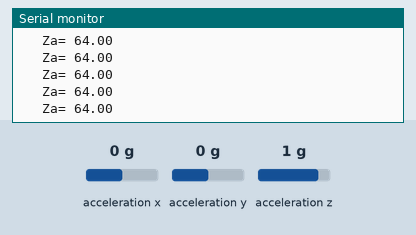
Recording of a sketch running on a simulated Arduino Uno, built with avr-gcc and run on an emulated ATmega328P. On the bench: the last lines printed to the serial monitor. Wiring (inferred from the names in the program): ADXL345 accelerometer at I2C address 0x1D. Inputs (shaded band) come from the test bench; at power-on: acceleration z 1 g, acceleration x 0 g, acceleration y 0 g.

Above: at 1.2 s.
1.3 s: acceleration z set to 0 g
At 1.8 s:
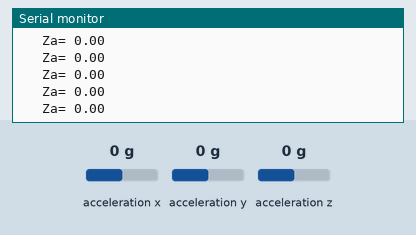
4.3 s: acceleration z set to -1.4 g
At 5.1 s:
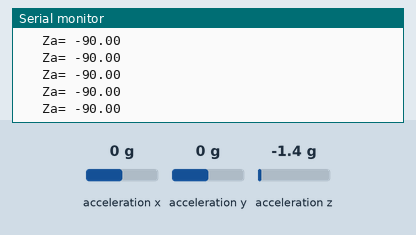
7.3 s: acceleration z set to 0.8 g
At 8.3 s:
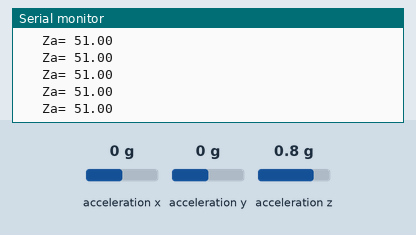
Timing chart, 0 to 10.3 s (numbered marks = the images above; inputs shaded):
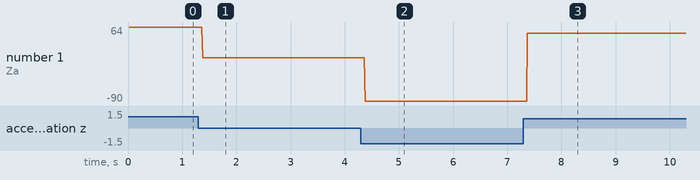

Measured:
- after the input at 1.3 s, the serial monitor: prints a new line after 0.08 s (image 1)
- after the input at 4.3 s, the serial monitor: prints a new line after 0.08 s (image 2)
- after the input at 7.3 s, the serial monitor: prints a new line after 0.07 s (image 3)
- plotted number 1: 64 → 0 after the input at 1.3 s, 0 → -90 after the input at 4.3 s, -90 → 51 after the input at 7.3 s

The sketch:

acceltest.ino
```cpp
/*
    Arduino and ADXL345 Accelerometer Tutorial
     by Dejan, https://howtomechatronics.com
*/

#include <Wire.h>  // Wire library - used for I2C communication

int ADXL345 = 0x1d; // The ADXL345 sensor I2C address

float X_out, Y_out, Z_out;  // Outputs

void setup() {
  Serial.begin(9600); // Initiate serial communication for printing the results on the Serial monitor
  Wire.begin(); // Initiate the Wire library
  // Set ADXL345 in measuring mode
  Wire.beginTransmission(ADXL345); // Start communicating with the device
  Wire.write(0x2D); // Access/ talk to POWER_CTL Register - 0x2D
  // Enable measurement
  Wire.write(8); // (8dec -> 0000 1000 binary) Bit D3 High for measuring enable
  Wire.endTransmission();
  delay(10);
  //CHANGE RANGE
  Wire.beginTransmission(ADXL345);
  Wire.write(0x31); //This is where the range value lives;
  Wire.write(2); //0000 0010 +-8g mode
  Wire.endTransmission();
  delay(10);
}

void loop() {
  // === Read acceleromter data === //
  Wire.beginTransmission(ADXL345);
  Wire.write(0x36); // Start with register 0x32 (ACCEL_XOUT_H)
  Wire.endTransmission(false);
  Wire.requestFrom(ADXL345, 2, true); // Read 6 registers total, each axis value is stored in 2 registers
  //X_out = ( Wire.read()| Wire.read() << 8); // X-axis value
  //X_out = X_out/256; //For a range of +-2g, we need to divide the raw values by 256, according to the datasheet
  //Y_out = ( Wire.read()| Wire.read() << 8); // Y-axis value
  //Y_out = Y_out/256;
  Z_out = ( Wire.read()| Wire.read() << 8); // Z-axis value
  //Z_out = Z_out/256;

  //Serial.print("Xa= ");
  //Serial.print(X_out);
  //Serial.print("   Ya= ");
  //Serial.print(Y_out);
  Serial.print("   Za= ");
  Serial.println(Z_out);
}
```
